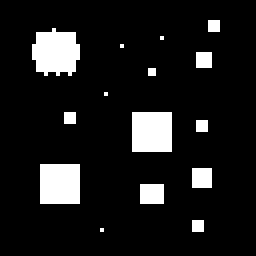
#> input picture exercises_1x/exercise_11/gran01_64.pgm, 64 x 64 px (shown 4 times larger)
$ python exercise_06a_opening_closing.py 5 ../../exercises_1x/exercise_11/gran01_64.pgm out.png
#> lines starting #> are read from the running program, lines starting #| are printed output that depends on the picture; after the words box and inside, x2 and y2 are one past the last pixel; in counts of white or black regions, pixels touching at a corner belong together
### exercises_0x/exercise_07ab/exercise_06a_closing_opening.py
import cv2
import sys


def dilation(img, i):
    output_img = img.copy()

    for x in range(img.shape[0]):
        for y in range(img.shape[1]):
            max_xy = img[x, y]
            coordinates = []
            for x_s in range(max(0, x - i), min(img.shape[0] - 1, x + i) + 1):
                for y_s in range(max(0, y - i), min(img.shape[1] - 1, y + i) + 1):
                    coordinates.append((x_s, y_s))
            for coordinate in coordinates:
                if max_xy < img[coordinate[0], coordinate[1]]:
                    max_xy = img[coordinate[0], coordinate[1]]
            output_img[x, y] = max_xy

    return output_img


def erosion(img, i):
    output_img = img.copy()

    for x in range(img.shape[0]):
        for y in range(img.shape[1]):
            min_xy = img[x, y]
            coordinates = []
            for x_s in range(max(0, x - i), min(img.shape[0] - 1, x + i) + 1):
                for y_s in range(max(0, y - i), min(img.shape[1] - 1, y + i) + 1):
                    coordinates.append((x_s, y_s))
            for coordinate in coordinates:
                if min_xy > img[coordinate[0], coordinate[1]]:
                    min_xy = img[coordinate[0], coordinate[1]]
            output_img[x, y] = min_xy

    return output_img


def opening(img, i):
    output_img = erosion(img, i)
    return dilation(output_img, i)


def closing(img, i):
    output_img = dilation(img, i)
    return erosion(output_img, i)


try:
    i = int(sys.argv[1])
    img_name = sys.argv[2]
    output_name = sys.argv[3]
except Exception:
    print("Invalid arguments")
    exit(1)

img = cv2.imread(img_name, cv2.IMREAD_GRAYSCALE)
#> img: shape (64, 64); 10.4% white; 15 white regions (10 under 20 px), largest, box (x1, y1, x2, y2) and area: (8, 7, 20, 19) 112, (33, 28, 43, 38) 100, (10, 41, 20, 51) 100, (35, 46, 41, 51) 30, (48, 42, 53, 47) 25

img1 = opening(img, i)
#> after the loop in erosion, `for x in range(img.shape[0]):`: output_img: shape (64, 64); every value is 0
img2 = closing(img1, i)

cv2.imwrite(output_name, img2)

### exercises_0x/exercise_07ab/exercise_06a_opening_closing.py
import cv2
import sys
from exercise_06a_closing_opening import opening, closing

try:
    i = int(sys.argv[1])
    img_name = sys.argv[2]
    output_name = sys.argv[3]
except Exception:
    print("Invalid arguments")
    exit(1)

img = cv2.imread(img_name, cv2.IMREAD_GRAYSCALE)


img1 = closing(img, i)
#> call 3 of dilation, with i = 5
#> after the loop in dilation (call 3), `for x in range(img.shape[0]):`:
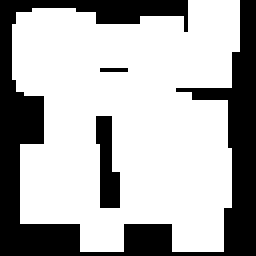
#> output_img: shape (64, 64) (shown 4 times larger); 68.5% white; 3 black regions (1 under 20 px), largest, box (x1, y1, x2, y2) and area: (0, 0, 64, 64) 1191, (24, 29, 30, 52) 94
#> call 3 of erosion, with i = 5
#> after the loop in erosion (call 3), `for x in range(img.shape[0]):`:
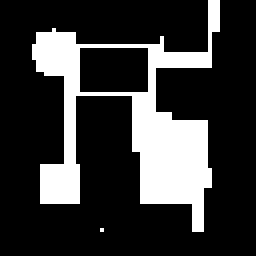
#> output_img: shape (64, 64) (shown 4 times larger); 21.6% white; 2 white regions (1 under 20 px), largest, box (x1, y1, x2, y2) and area: (8, 0, 55, 58) 882
img2 = opening(img1, i)
#> call 4 of erosion, with i = 5
#> after the loop in erosion (call 4), `for x in range(img.shape[0]):`:
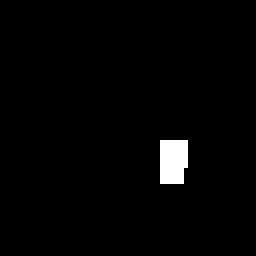
#> output_img: shape (64, 64) (shown 4 times larger); 1.8% white; 1 white region, box (x1, y1, x2, y2) and area: (40, 35, 47, 46) 73
#> call 4 of dilation, with i = 5
#> after the loop in dilation (call 4), `for x in range(img.shape[0]):`:
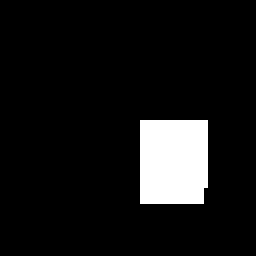
#> output_img: shape (64, 64) (shown 4 times larger); 8.6% white; 1 white region, box (x1, y1, x2, y2) and area: (35, 30, 52, 51) 353

cv2.imwrite(output_name, img2)
